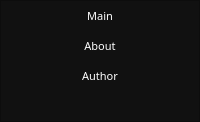
        <widget class="QFrame" name="frame_left_menu">
         <property name="enabled">
          <bool>true</bool>
         </property>
         <property name="sizePolicy">
          <sizepolicy hsizetype="Fixed" vsizetype="Preferred">
           <horstretch>0</horstretch>
           <verstretch>0</verstretch>
          </sizepolicy>
         </property>
         <property name="minimumSize">
          <size>
           <width>50</width>
           <height>0</height>
          </size>
         </property>
         <property name="maximumSize">
          <size>
           <width>16777215</width>
           <height>16777215</height>
          </size>
         </property>
         <property name="styleSheet">
          <string notr="true">background-color: rgb(17, 17, 17);</string>
         </property>
         <property name="frameShape">
          <enum>QFrame::StyledPanel</enum>
         </property>
         <property name="frameShadow">
          <enum>QFrame::Raised</enum>
         </property>
         <layout class="QVBoxLayout" name="verticalLayout_3" stretch="0,0">
          <property name="spacing">
           <number>0</number>
          </property>
          <property name="leftMargin">
           <number>0</number>
          </property>
          <property name="topMargin">
           <number>0</number>
          </property>
          <property name="rightMargin">
           <number>0</number>
          </property>
          <property name="bottomMargin">
           <number>0</number>
          </property>
          <item alignment="Qt::AlignTop">
           <widget class="QFrame" name="frame_top_menus">
            <property name="frameShape">
             <enum>QFrame::NoFrame</enum>
            </property>
            <property name="frameShadow">
             <enum>QFrame::Raised</enum>
            </property>
            <layout class="QVBoxLayout" name="verticalLayout_4">
             <property name="spacing">
              <number>0</number>
             </property>
             <property name="sizeConstraint">
              <enum>QLayout::SetDefaultConstraint</enum>
             </property>
             <property name="leftMargin">
              <number>0</number>
             </property>
             <property name="topMargin">
              <number>0</number>
             </property>
             <property name="rightMargin">
              <number>0</number>
             </property>
             <property name="bottomMargin">
              <number>0</number>
             </property>
             <item>
              <widget class="QPushButton" name="btn_page_1">
               <property name="minimumSize">
                <size>
                 <width>0</width>
                 <height>30</height>
                </size>
               </property>
               <property name="font">
                <font>
                 <family>Bahnschrift Light SemiCondensed</family>
                 <pointsize>8</pointsize>
                 <weight>50</weight>
                 <bold>false</bold>
                </font>
               </property>
               <property name="styleSheet">
                <string notr="true">QPushButton {
	color: rgb(255, 255, 255);
	background-color: rgb(17, 17, 17);
	border: 0px solid;
}
QPushButton:hover {
	background-color:#00cec9
}
</string>
               </property>
               <property name="text">
                <string>Main</string>
               </property>
              </widget>
             </item>
             <item>
              <widget class="QPushButton" name="btn_page_2">
               <property name="minimumSize">
                <size>
                 <width>0</width>
                 <height>30</height>
                </size>
               </property>
               <property name="font">
                <font>
                 <family>Bahnschrift Light SemiCondensed</family>
                 <pointsize>8</pointsize>
                 <weight>50</weight>
                 <bold>false</bold>
                </font>
               </property>
               <property name="styleSheet">
                <string notr="true">QPushButton {
	color: rgb(255, 255, 255);
	background-color: rgb(17, 17, 17);
	border: 0px solid;
}
QPushButton:hover {
	background-color:#00cec9
}
</string>
               </property>
               <property name="text">
                <string>About</string>
               </property>
              </widget>
             </item>
             <item>
              <widget class="QPushButton" name="btn_page_3">
               <property name="sizePolicy">
                <sizepolicy hsizetype="Minimum" vsizetype="Fixed">
                 <horstretch>0</horstretch>
                 <verstretch>0</verstretch>
                </sizepolicy>
               </property>
               <property name="minimumSize">
                <size>
                 <width>0</width>
                 <height>30</height>
                </size>
               </property>
               <property name="font">
                <font>
                 <family>Bahnschrift Light SemiCondensed</family>
                 <pointsize>8</pointsize>
                 <weight>50</weight>
                 <bold>false</bold>
                </font>
               </property>
               <property name="styleSheet">
                <string notr="true">QPushButton {
	color: rgb(255, 255, 255);
	background-color: rgb(17, 17, 17);
	border: 0px solid;
}
QPushButton:hover {
	background-color:#00cec9
}
</string>
               </property>
               <property name="text">
                <string>Author</string>
               </property>
              </widget>
             </item>
            </layout>
           </widget>
          </item>
          <item>
           <widget class="QPushButton" name="btn_page_4">
            <property name="sizePolicy">
             <sizepolicy hsizetype="Minimum" vsizetype="Fixed">
              <horstretch>0</horstretch>
              <verstretch>0</verstretch>
             </sizepolicy>
            </property>
            <property name="minimumSize">
             <size>
              <width>0</width>
              <height>30</height>
             </size>
            </property>
            <property name="font">
             <font>
              <family>Bahnschrift Light SemiCondensed</family>
              <pointsize>9</pointsize>
              <weight>50</weight>
              <bold>false</bold>
             </font>
            </property>
            <property name="styleSheet">
             <string notr="true">QPushButton {
	border: 0px solid;
}
QPushButton:hover {
	background-color:#00cec9
}
</string>
            </property>
            <property name="text">
             <string/>
            </property>
           </widget>
          </item>
         </layout>
        </widget>
